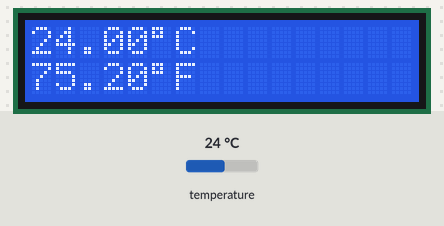
A sketch run on a simulated Arduino Uno, built with avr-gcc and run on an emulated ATmega328P. Parts: 16×2 character LCD. Inputs (shaded band) come from the test bench; at power-on: temperature 24 °C.

Above: at 1.2 s.
1.3 s: temperature set to 12 °C
At 3.0 s:
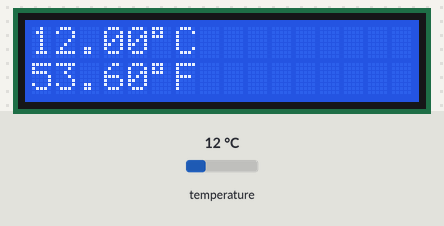
3.6 s: temperature set to 19 °C
At 5.9 s:
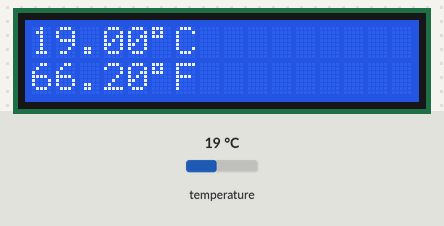
6.2 s: temperature set to 28 °C
At 7.9 s:
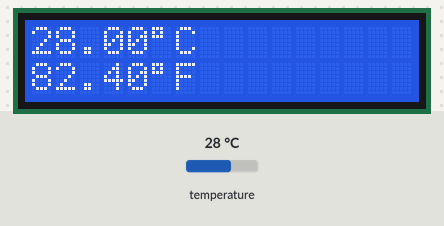
Timing chart, 0 to 9.4 s (numbered marks = the images above; inputs shaded):
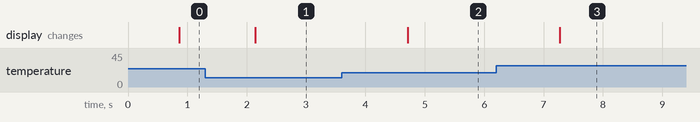

Measured:
- after the input at 1.3 s, the display: changes after 0.84 s (image 1)
- after the input at 3.6 s, the display: changes after 1.1 s (image 2)
- after the input at 6.2 s, the display: changes after 1.1 s (image 3)

The sketch:

funky_migelo1.ino
```cpp
#include <OneWire.h>
#include <DallasTemperature.h>
#include <LiquidCrystal_I2C.h>

const int SENSOR_PIN = 13; // Arduino pin connected to DS18B20 sensor's DQ pin

OneWire oneWire(SENSOR_PIN);         // setup a oneWire instance
DallasTemperature sensors(&oneWire); // pass oneWire to DallasTemperature library
LiquidCrystal_I2C lcd(0x3F, 16, 2);  // I2C address 0x27, 16 column and 2 rows

float tempCelsius;    // temperature in Celsius
float tempFahrenheit; // temperature in Fahrenheit

void setup()
{
  sensors.begin();    // initialize the sensor
  lcd.init();         // initialize the lcd
  lcd.backlight();    // open the backlight
}

void loop()
{
  sensors.requestTemperatures();             // send the command to get temperatures
  tempCelsius = sensors.getTempCByIndex(0);  // read temperature in Celsius
  tempFahrenheit = tempCelsius * 9 / 5 + 32; // convert Celsius to Fahrenheit

  lcd.clear();
  lcd.setCursor(0, 0);       // start to print at the first row
  lcd.print(tempCelsius);    // print the temperature in Celsius
  lcd.print((char)223);      // print ° character
  lcd.print("C");
  lcd.setCursor(0, 1);       // start to print at the second row
  lcd.print(tempFahrenheit); // print the temperature in Fahrenheit
  lcd.print((char)223);      // print ° character
  lcd.print("F");

  delay(500);
}
```
